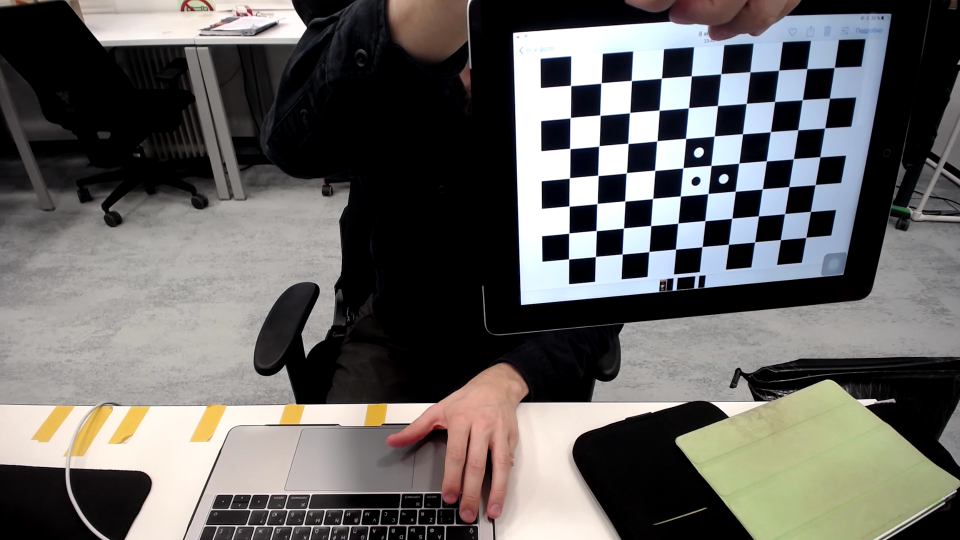
#> input picture data/calibration/calib_images/2.png, 1920 x 1080 px (shown at 1/2 size); its folder holds only this picture in this run
$ python 2_camera_calibration.py
#> lines starting #> are read from the running program, lines starting #| are printed output that depends on the picture; after the words box and inside, x2 and y2 are one past the last pixel; in counts of white or black regions, pixels touching at a corner belong together; long printed decimals are rounded
### utils.py
import cv2
import numpy as np

# [121 lines left out: functions project_points_manual, rotate_mesh, draw_faces, not called in this run]
        ### your code is here ###
        ### DO NOT DELETE THIS ###

def draw_grid(image, color=(0, 255, 0), thickness=1):
    """
    Draws a grid overlay on the given image.

    Args:
        image (numpy.ndarray): The input image on which the grid will be drawn.
        color (tuple, optional): The color of the grid lines in BGR format. Defaults to (0, 255, 0) (green).
        thickness (int, optional): The thickness of the grid lines. Defaults to 1.

    Returns:
        numpy.ndarray: The image with the grid overlay.
    """
    h, w = image.shape[:2]

    grid_size_w = w / 20
    grid_size_h = h / 10

    grid_size_w = max(1, int(round(grid_size_w)))
    grid_size_h = max(1, int(round(grid_size_h)))

    # Draw vertical lines
    for x in range(0, w + 1, grid_size_w):
        cv2.line(image, (x, 0), (x, h), color, thickness)

    # Draw horizontal lines
    for y in range(0, h + 1, grid_size_h):
        cv2.line(image, (0, y), (w, y), color, thickness)

    return image

### 2_camera_calibration.py
import numpy as np
import cv2
import glob
from utils import draw_grid

# Define pattern size you generated and camera resoution
pattern_size = (10, 7)
frameSize = (1920, 1080)

# Termination criteria for calibration
criteria = (cv2.TERM_CRITERIA_EPS + cv2.TERM_CRITERIA_MAX_ITER, 30, 0.001)

# Prepare object points for pattern, like (0,0,0), (1,0,0), (2,0,0) ....,(6,5,0)
objp = np.zeros((pattern_size[0] * pattern_size[1], 3), np.float32)
objp[:, :2] = np.mgrid[0:pattern_size[0], 0:pattern_size[1]].T.reshape(-1, 2)

objpoints = []  # 3d points of the pattern
imgpoints = []  # 2d points detected on frame

images = glob.glob(f'./data/calibration/calib_images/*.png')

for img in images:

    img = cv2.imread(img)
#> img is the input picture: shape (1080, 1920, 3); mean B, G, R 96.4, 98.5, 100.5
    gray = cv2.cvtColor(img, cv2.COLOR_BGR2GRAY)
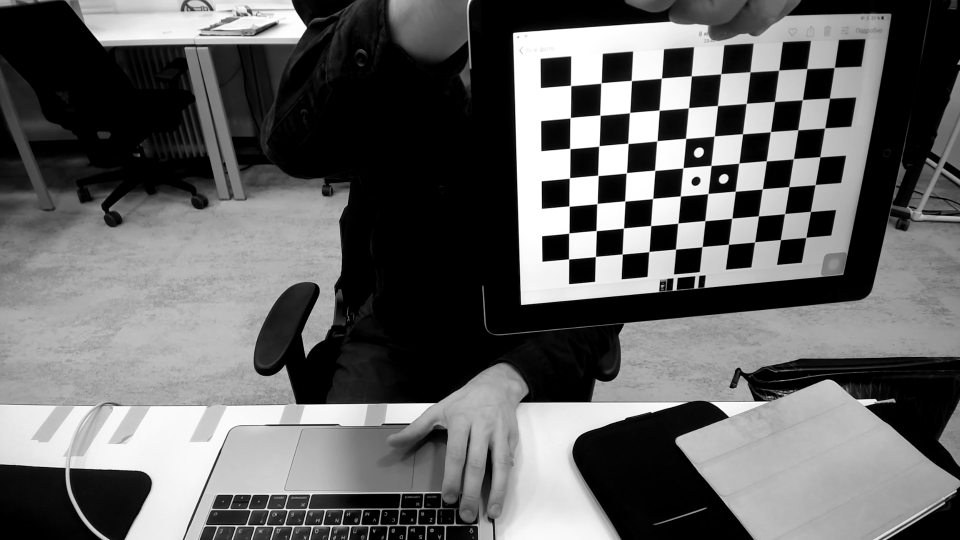
#> gray: shape (1080, 1920) (shown at 1/2 size); min 0, max 255, mean 98.9

    # Find the chess board corners
    ret, corners = cv2.findChessboardCorners(gray, pattern_size, None)
#> ret = True; corners = 70 rows, first 8: [1141.9, 171.1], [1203, 165.8], [1263.2, 161.5], [1323.5, 156.4], [1383.4, 152.5], [1442.6, 147.6], [1500.3, 144.2], [1557.9, 140.7]

    if ret == True:

        objpoints.append(objp)

        corners = cv2.cornerSubPix(gray, corners, (11, 11), (-1, -1), criteria)
#> corners = 70 rows, first 8: [1141.7, 171.3], [1202.6, 166.3], [1263.3, 161.5], [1323.4, 156.7], [1383.2, 152.2], [1442.2, 147.8], [1500.5, 144.1], [1557.8, 140.7]
        imgpoints.append(corners)

        # Draw and display the corners with index of each corner
        ### DO NOT DELETE THIS ###
        ### your code is here ###
        cv2.drawChessboardCorners(img, pattern_size, corners, ret)
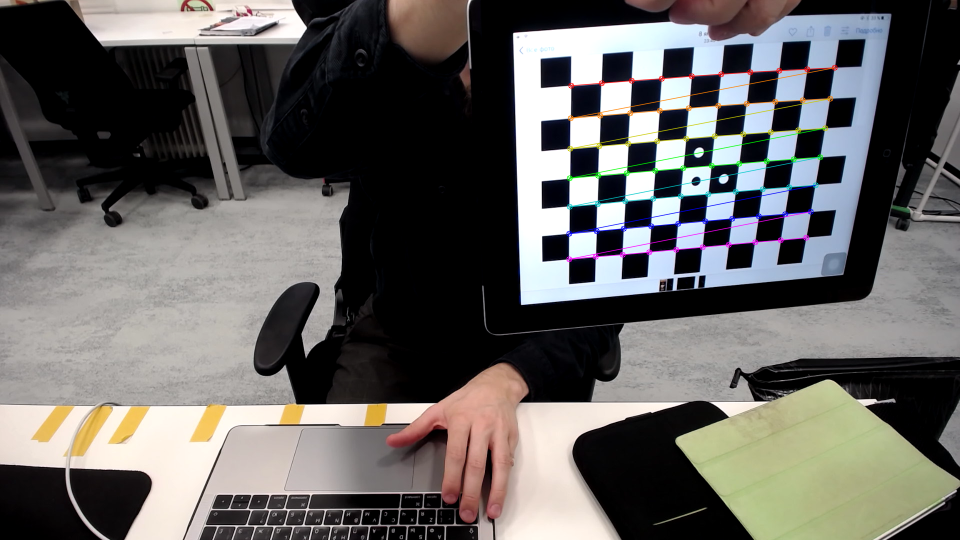
#> img: shape (1080, 1920, 3) (shown at 1/2 size); 1.21% of pixels changed, all inside (x1, y1, x2, y2) = (1132, 129, 1676, 525)
        cv2.imshow('Img', img)
        cv2.waitKey(0)
        ### your code is here ###
        ### DO NOT DELETE THIS ###

cv2.destroyAllWindows()

# Calibration results
ret, cameraMatrix, dist, rvecs, tvecs = cv2.calibrateCamera(
    objpoints, imgpoints, frameSize, None, None)
#> ret = 0.0777; cameraMatrix = [[1215.4, 0, 962.7], [0, 1268.9, 542], [0, 0, 1]]; dist = [[0.14, -0.429, 0.00609, 0.000694, 0.286]]; rvecs = ([0.461, -0.0792, -0.0763],); tvecs = ([2.9, -5.77, 19.86],)
print("K", cameraMatrix)
#| K [[1.21538552e+03 0.00000000e+00 9.62700195e+02]
#|  [0.00000000e+00 1.26885502e+03 5.41994979e+02]
#|  [0.00000000e+00 0.00000000e+00 1.00000000e+00]]
print("Distortion coefficients", dist)
#| Distortion coefficients [[ 0.1398 -0.4291  0.006091  0.0006938  0.2859]]

cv_file = cv2.FileStorage('./data/calibration/calib_cam.xml', cv2.FILE_STORAGE_WRITE)
cv_file.write("K", cameraMatrix)
cv_file.write("dist", dist)
cv_file.release()

# Examine distortion effects
h, w = img.shape[:2]
#> h = 1080; w = 1920
newcameramtx, roi = cv2.getOptimalNewCameraMatrix(cameraMatrix, dist, (w, h), 1, (w, h))
#> newcameramtx = [[1189.7, 0, 964.3], [0, 1246.8, 551.2], [0, 0, 1]]; roi = (10, 21, 1898, 1046)

img = draw_grid(img, color=(0, 255, 0), thickness=1)
#> after the loop in draw_grid, `for x in range(0, w + 1, grid_size_w):`:
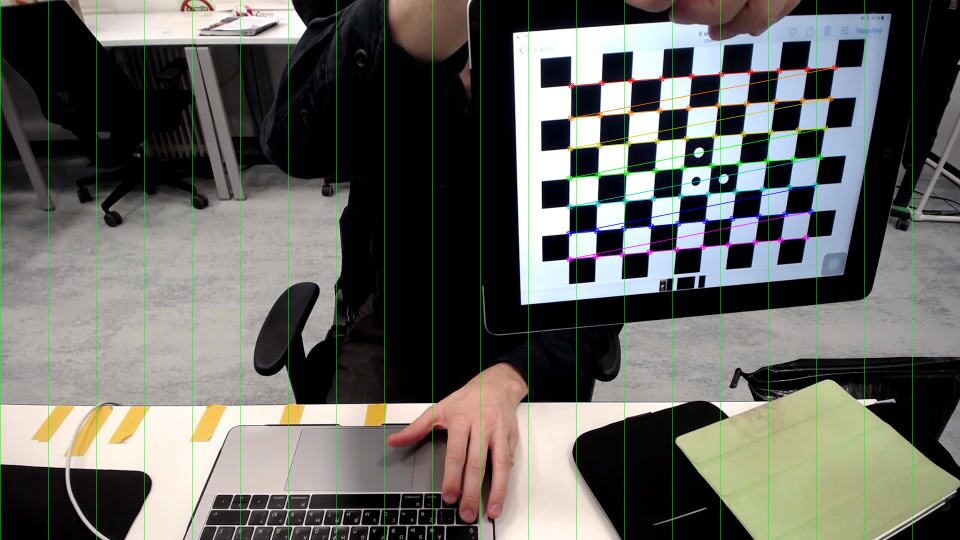
#> image: shape (1080, 1920, 3) (shown at 1/2 size); mean B, G, R 95.1, 100, 99.4
#> after the loop in draw_grid, `for y in range(0, h + 1, grid_size_h):`:
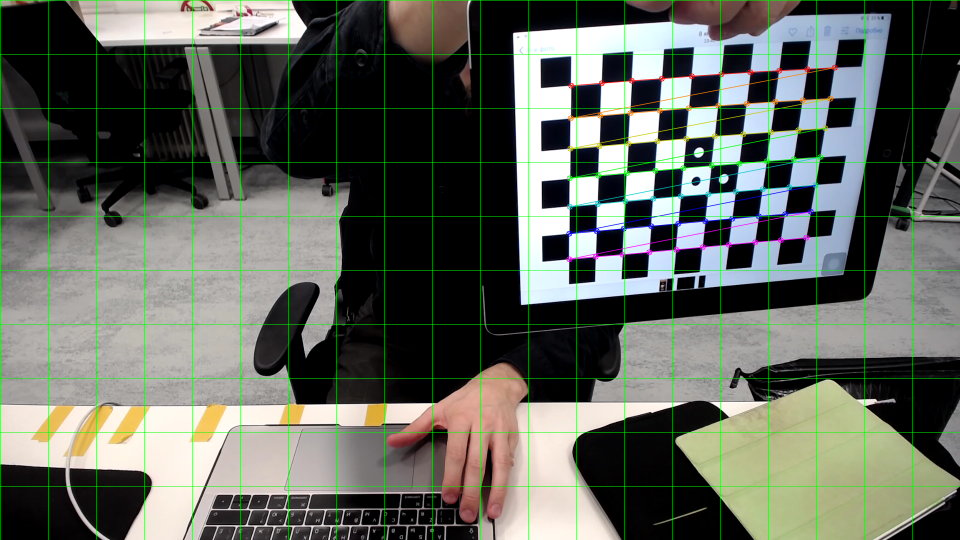
#> image: shape (1080, 1920, 3) (shown at 1/2 size); 0.92% of pixels changed, all inside (x1, y1, x2, y2) = (1, 0, 1920, 973)
cv2.imwrite('./utils/orig.png', img)

undst = cv2.undistort(img, cameraMatrix, dist, None, newcameramtx)
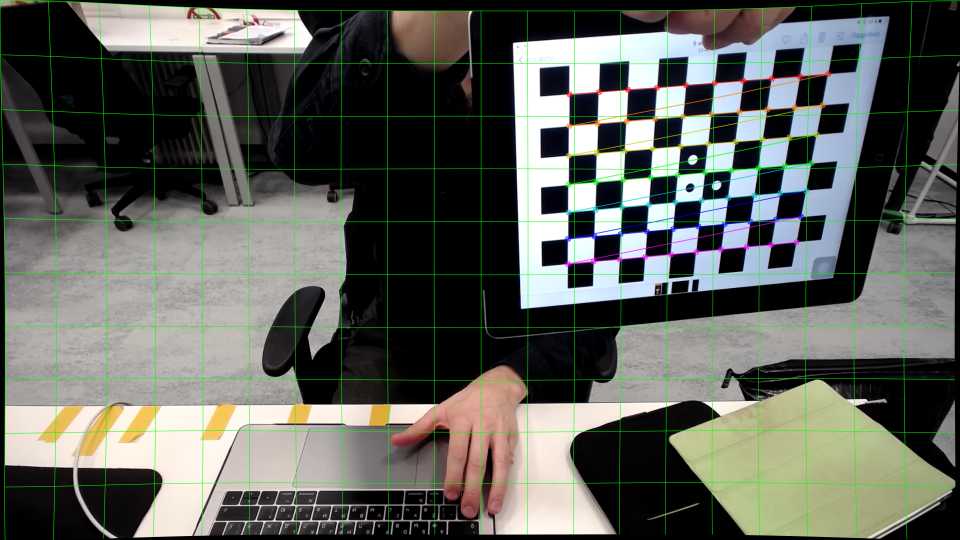
#> undst: shape (1080, 1920, 3) (shown at 1/2 size); mean B, G, R 91.2, 98.3, 95.4
cv2.imwrite('./utils/undst.png', undst)
